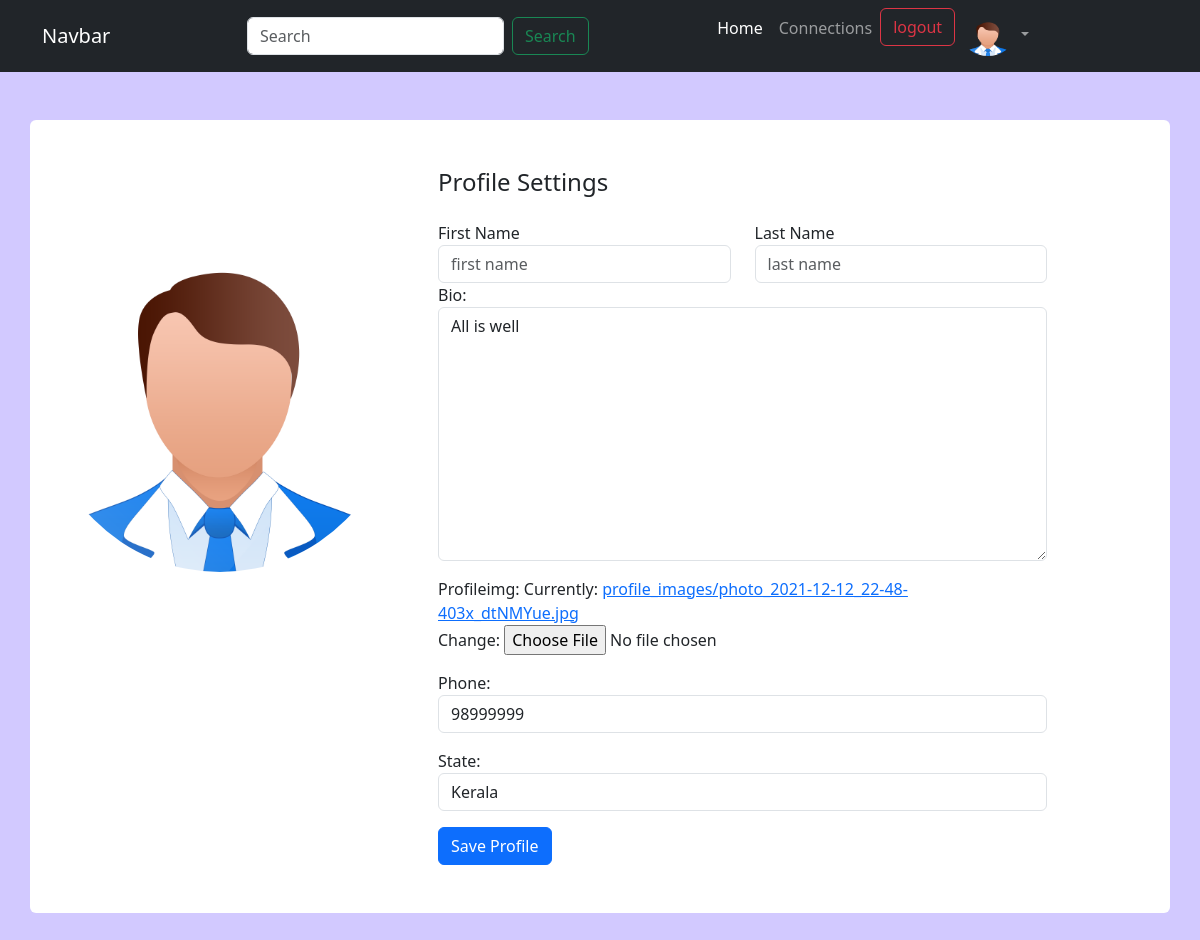
Page /user/edit_profile/5 on the committed database.
### user/models.py (models this page shows, shortened)
class Profile(models.Model):
    user = models.OneToOneField(User, on_delete=models.CASCADE)
    bio = models.TextField(blank=True)
    profileimg = models.ImageField(upload_to='profile_images', default='')
    phone = models.CharField(max_length=50,blank=True)
    state = models.CharField(max_length=100, blank=True)
    follows = models.ManyToManyField('self',
                                     related_name='followed_by',
                                     symmetrical=False,blank=True)

### user/views.py (the view, shortened to what this page needs)
# urls.py: path('edit_profile/<int:id>',EditProfile.as_view(),name='editpro'),
class EditProfile(View):
    def get(self,request,id):
        current_profile = Profile.objects.get(id=id)
        form = UserInfo(instance=current_profile)
        return render(request,'edit_profile.html',{'form':form })

### user/forms.py
class UserInfo(forms.ModelForm):
    class Meta:
        model = Profile
        fields = ('bio','profileimg','phone','state')
        widgets={
            'bio':forms.Textarea(attrs={'class':'form-control'}),
            'phone':forms.NumberInput(attrs={'class':'form-control'}),
            'state':forms.TextInput(attrs={'class':'form-control'}),
        }

### user/context_processors.py (called while the page is built)
def userinfo(request):
    if request.user.is_authenticated:
        userinfo = Profile.objects.get(user=request.user)
        return {'userinfo':userinfo}
    else:
        return {'userinfo':''}

### user/templates/edit_profile.html (shortened to what this page needs)
{% extends 'layout.html' %}
{% load static %}
{% block content %}
  <div class="container rounded bg-white mt-5 mb-5">
    <div class="row">
      <div class="col-md-3 border-right col-lg-4">
        <div class="d-flex flex-column align-items-center text-center py-5">
          {% if userinfo.profileimg %}
          <img class="rounded-circle mt-5 img-fluid" src="{{userinfo.profileimg.url}}" style="width: 300px;"/>
          {% else %}
          <img class="rounded-circle mt-5 img-fluid" src="{% static 'images/demoavatar.png' %}" />
          {% endif %}
        </div>
      </div>
      <div class="col-md-5 border-right col-lg-7">
        <div class="p-3 py-5">
          <div class="d-flex justify-content-between align-items-center mb-3">
            <h4 class="text-right">Profile Settings</h4>
          </div> <div class="row mt-2">
            <div class="col-md-6">
              <label class="labels">First Name</label><input type="text" class="form-control" placeholder="first name" value="{{user.first_name}}" />
            </div> <div class="col-md-6">
              <label class="labels">Last Name</label><input type="text" class="form-control" value="{{user.last_name}}" placeholder="last name" />
            </div>
          </div>
          <form action="" method="post" enctype="multipart/form-data">
            {{form.as_p}}
            <button class="btn btn-primary" type="submit">Save Profile</button>
          </form>
        </div>
      </div>
  </div>
{% endblock %}

### static/css/style.css (style rules this page uses)
:root { --primary-color:#d2c9ff; --secondary-color:#f9f9f9; --dark-color:black; }
body { background-color: var(--primary-color); }

### rows in the picture
Profile: bio "All is well", phone "98999999", state "Kerala"
